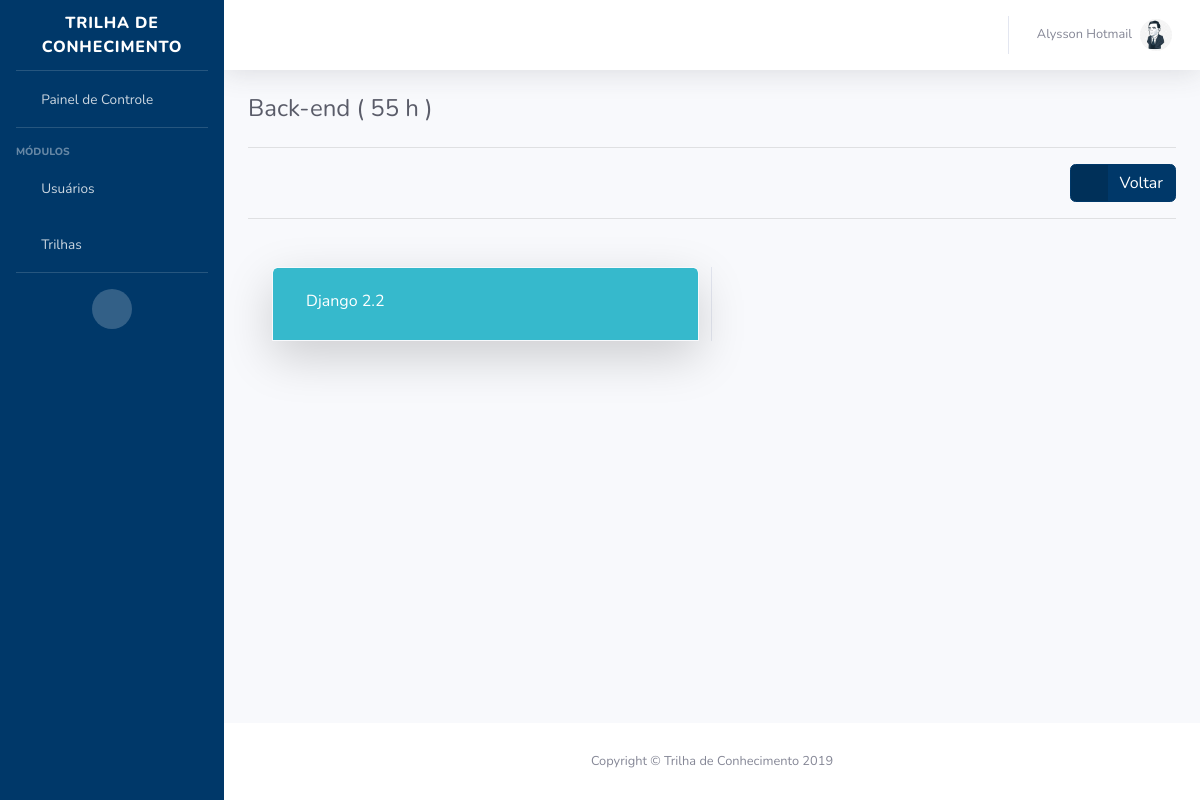
/trilhas/gerenciar_cursos/7/ (signed in), run on the app's committed database.
### appTrilhas/models.py (models this page shows, shortened)
class User(AbstractUser):
    matricula = models.CharField(max_length=10, unique=True)
    ativo = models.BooleanField(default=False)
    username = models.CharField(max_length=10, blank=True)
    email = models.EmailField(max_length=70, unique=True)
    name = models.CharField(max_length=130, blank=False, null=False)
    data_nascimento = models.DateField(null=True)
    genero = models.CharField(max_length=15, choices=(('F', 'Feminino'), ('M', 'Masculino'), ('O', 'Outros')))
    role = models.CharField(max_length=20,
                            choices=(('Administrador', 'Administrador'),
                                     ('Estudante', 'Estudante'),
                                     ('Moderador', 'Moderador')),
                            default='Estudante', null=False)
    imagem = ProcessedImageField(upload_to='usuarios', processors=[ResizeToFit(200, 200)], null=True, blank=True)
    cursoLink = models.ManyToManyField('LinkCurso', through='User_Link', related_name='users')
    trilhaProgresso = models.ManyToManyField('Trilha', through='Trilha_User', related_name='users')
    trilha = models.ManyToManyField(Trilha)
    USERNAME_FIELD = 'matricula'
    REQUIRED_FIELDS = ['username', 'email', 'name', 'role']

class Trilha(models.Model):
    nome = models.CharField(max_length=128, blank=False, null=False)
    data_de_criacao = models.DateTimeField('Criado em', auto_now_add=True)
    data_de_conclusao = models.DateTimeField('Concluido em', auto_now_add=True)
    data_de_inicio = models.DateTimeField(null=True)
    esta_concluido = models.BooleanField(default=False)
    carga_horaria = models.IntegerField(null=True, default=0)
    imagem = ProcessedImageField(upload_to='trilhas', processors=[ResizeToFit(300, 250)])
    descricao = models.TextField(max_length=300, blank=True, null=True)

class Curso(models.Model):
    nome = models.CharField(max_length=128, blank=False, null=False)
    carga_horaria = models.IntegerField(null=True, default=0)
    esta_concluido = models.BooleanField(default=False)
    descricao = models.TextField(max_length=300, blank=True, null=True)
    trilha = models.ForeignKey('Trilha', on_delete=models.CASCADE, null=True)
    progresso = models.FloatField(default=0)

### appTrilhas/views.py (the view, shortened to what this page needs)
# urls.py: path('gerenciar_cursos/<int:id>/', curso_create, name='criar_curso'),
@login_required()
def curso_create(request, id):
    trilha = get_object_or_404(Trilha, pk=id)
    cursos = Curso.objects.filter(trilha=id)
    form = CursoForm
    formLink = CursoLinkForm
    formLinkEdit = CursoLinkForm
    links = LinkCurso.objects.all()
    if request.method == 'POST' and 'AddCurso' in request.POST:
        form = CursoForm(request.POST or None)
        if form.is_valid():
            instance = form.save(commit=True)
            instance.trilha = trilha
            instance.save()
            return redirect('criar_curso', id=id)
    else:
        form = CursoForm()
        formLink = CursoLinkForm()
        formLinkEdit = CursoLinkForm()
    return render(request, 'trilhas/admin_gerenciar_curso.html', {'form': form,
                                                                  'trilha': trilha,
                                                                  'cursos': cursos,
                                                                  'formLink': formLink,
                                                                  'linksCursos': links,
                                                                  'formLinkEdit': formLinkEdit})

### templates/trilhas/admin_gerenciar_curso.html (shortened to what this page needs)
{% extends "_base.html" %}
{% load crispy_forms_tags %}
{% block content %}
    <div class="container-fluid">
        <h1 class="h4 mb-4 text-gray-800"> {{ trilha.nome }} ( {{ trilha.carga_horaria }} h ) </h1>
        <hr>
        <div class="float-right float-sm-right float-md-right float-lg-right float-xl-right">
            <a href="{% url 'gerenciar_trilhas' %}" class="btn btn-std btn-icon-split">
                  <span class="icon text-white-50">
                    <i class="fas fa-arrow-left"></i>
                  </span>
                <span class="text">Voltar</span>
            </a>
        </div>
        <div class="clearfix"></div>
        <hr>
        {% if cursos %}
            {% for curso in cursos %}
            <div class="container">
                {% if forloop.counter0|divisibleby:2 %}
                    <div class="row mt-5 mb-5">
                        <div class="col-xs-6 col-sm-6 col-md-6 col-lg-6 col-xl-6 border-right">
                            <div class="accordion" id="accordion1">
                                <div class="card border-bottom border-light shadow-lg">
                                    <div class="card-header bg-info" id="headingOne" data-toggle="collapse" data-target="#collapseCardOne{{ curso.id }}" aria-expanded="true" aria-controls="collapseCardOne" style="cursor: pointer;">
                                        <h2 class="">
                                            <button class="btn btn-link text-white" type="button" data-toggle="collapse" data-target="#collapseCardOne" aria-expanded="true" aria-controls="collapseCardOne">
                                                {{ curso.nome }}
                                            </button>
                                        </h2>
                                    </div>
                                </div>
                            </div>
                            {% endif %}
                        </div>
                    </div>
                </div>
            {% endfor %}
        {% else %}
            <p>Nenhum curso cadastrado para essa trilha!</p>
        {% endif %}
    </div>
</div>
{% endblock %}

### templates/_base.html (shortened to what this page needs)
<!DOCTYPE html>
{% load static %}
<html lang="pt-br">
<head>
  <link href="{% static 'vendor/fontawesome-free/css/all.min.css' %}" rel="stylesheet" type="text/css">
  <link href="{% static 'css/sb-admin-2.css' %}" rel="stylesheet">
  <link rel="stylesheet" type="text/css" href="{% static 'css/estilo-dashboard-admin.css' %}">
  <link href="{% static 'vendor/datatables/dataTables.bootstrap4.min.css' %}" rel="stylesheet">
</head>
<body id="page-top">
  <div id="wrapper">
    <ul class="navbar-nav bg-gradient-primary sidebar sidebar-dark accordion" id="accordionSidebar">
      <a class="sidebar-brand d-flex align-items-center justify-content-center" href="{% url 'admin_painel' %}">
        <div class="sidebar-brand-text mx-3">Trilha de Conhecimento</div>
      </a>
      <hr class="sidebar-divider my-0">
      <li class="nav-item">
        <a class="nav-link" href="{% url 'admin_painel' %}">
          <i class="fas fa-fw fa-tachometer-alt"></i>
          <span>Painel de Controle</span></a>
      </li>
      <hr class="sidebar-divider">
      <div class="sidebar-heading">
        Módulos
      </div>
      <li class="nav-item">
        <a class="nav-link collapsed" href="#" data-toggle="collapse" data-target="#collapseTwo" aria-expanded="true" aria-controls="collapseTwo">
          <i class="fas fa-fw fa-user-friends"></i>
          {% if request.user.role == 'Administrador' %}
            <span>Gerenciar Usuários</span>
          {% else %}
            <span>Usuários</span>
          {% endif %}
        </a>
      </li>
      <li class="nav-item">
        <a class="nav-link collapsed" href="#" data-toggle="collapse" data-target="#collapseThree" aria-expanded="true" aria-controls="collapseThree">
          <i class="fas fa-fw fa-tree"></i>
          {% if request.user.role == 'Administrador' %}
            <span>Gerenciar Trilhas</span>
          {% else %}
            <span>Trilhas</span>
          {% endif %}
        </a>
      </li>
      <hr class="sidebar-divider d-none d-md-block">
      <div class="text-center d-none d-md-inline">
        <button class="rounded-circle border-0" id="sidebarToggle"></button>
      </div>
    </ul>
    <div id="content-wrapper" class="d-flex flex-column">
      <div id="content">
        <nav class="navbar navbar-expand navbar-light bg-white topbar mb-4 static-top shadow">
          <ul class="navbar-nav ml-auto">
            <li class="nav-item dropdown no-arrow">
              <a class="nav-link dropdown-toggle" href="#" id="userDropdown" role="button" data-toggle="dropdown" aria-haspopup="true" aria-expanded="false">
                <span class="mr-2 d-none d-lg-inline text-gray-600 small"> {{ request.user.name }} </span>
                {% if request.user.imagem %}
                  <img src="{{ request.user.imagem.url }}" class="img-profile rounded-circle" alt="imagem de perfil"/>
                {% else %}
                  <img src="{% static 'img/default_profile.png' %}" class="img-profile rounded-circle" alt="imagem de perfil"/>
                {% endif %}
              </a>
            </li>
          </ul>
        </nav>
          {% block content %} {% endblock %}
      <footer class="sticky-footer bg-white">
        <div class="container my-auto">
          <div class="copyright text-center my-auto">
            <span>Copyright &copy; Trilha de Conhecimento 2019</span>
          </div>
        </div>
      </footer>
    </div>
  </div>
</body>
</html>

### static/css/estilo-dashboard-admin.css (style rules this page uses)
.btn-std { color: #fff; background-color: #003869; border-color: #003869; }

### data on the page
User: user.name "Alysson Hotmail", user.imagem (picture)
Trilha: nome "Back-end", carga_horaria "55"
Curso: nome "Django 2.2"
